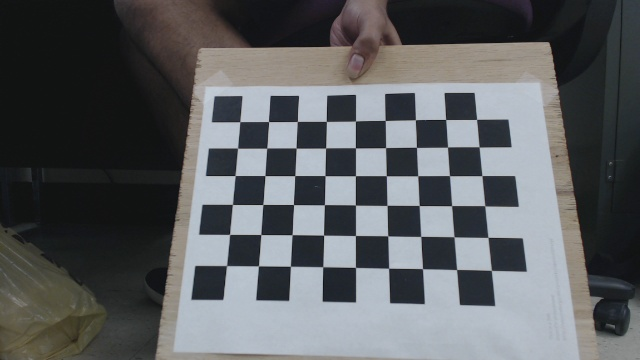
#> input picture u6/bild/left1.jpg, 640 x 360 px; its folder holds 4 pictures in this run
$ python a1.py   (Python 2 division)
#> lines starting #> are read from the running program, lines starting #| are printed output that depends on the picture; long printed decimals are rounded
import glob
import cv2
import numpy as np


images = glob.glob("bild/*.jpg")

# Object points
objectPoints = np.zeros((9 * 6, 3), np.float32)
objectPoints[:, :2] = np.mgrid[0:9, 0:6].T.reshape(-1, 2)


def project_chessboard_points(fx, cx):

    print fx
    print cx

    for i in range(len(images)):

        image = cv2.imread(images[i])
#> image is the input picture: shape (360, 640, 3); mean B, G, R 96, 93.7, 91.3
        image = cv2.cvtColor(image, cv2.COLOR_BGR2GRAY)
#> image: shape (360, 640)

        res, corners = cv2.findChessboardCorners(image, (9, 6))
#> res = True; corners = 54 rows, first 8: [239.8, 121.7], [268.5, 121.5], [297.4, 121.4], [326.4, 121.4], [355.5, 121], [385.3, 120.5], [415.4, 119.7], [445.6, 119.5]

        #chessboard corners
        cv2.drawChessboardCorners(image, (9, 6), corners, res)
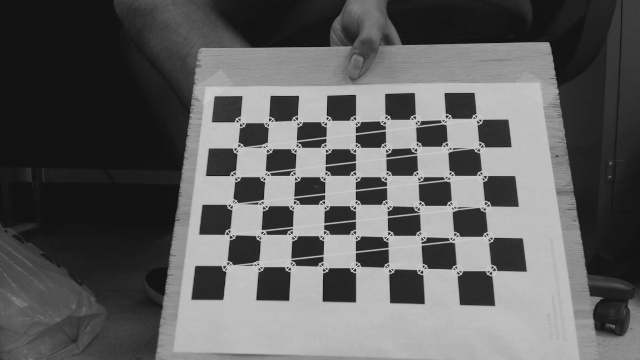
#> image: shape (360, 640); min 15, max 203, mean 95.6

        # Display chessboard corners
        cv2.imshow("Chessboard Corner " + str(i), image)
        cv2.waitKey(0)

        # get image dimension
        image_x = image.shape[0]
#> image_x = 360
        image_y = image.shape[1]
#> image_y = 640

        #Calibrate
        res, K, distC, R, t = cv2.calibrateCamera([objectPoints], [corners], (image_x, image_y), None, None)
#> res = 0.148; K = [[911.7, 0, 215.2], [0, 1189.4, 250.5], [0, 0, 1]]; distC = [[0.591, -1.1, 0.0168, -0.0611, -1.03]]; R = ([-0.715, 0.144, 0.0606],); t = ([0.875, -3.41, 31.44],)
        print K
#| [[9.11719709e+02 0.00000000e+00 2.15193046e+02]
#|  [0.00000000e+00 1.18940988e+03 2.50503054e+02]
#|  [0.00000000e+00 0.00000000e+00 1.00000000e+00]]

        print K
#| [[9.11719709e+02 0.00000000e+00 2.15193046e+02]
#|  [0.00000000e+00 1.18940988e+03 2.50503054e+02]
#|  [0.00000000e+00 0.00000000e+00 1.00000000e+00]]

        # if value not none
        if fx:
            K[0][0] = fx
        if cx:
            K[0][2] = cx

        # Get 2D points
        imgPoints = cv2.projectPoints(objectPoints, np.asanyarray(R), np.asanyarray(t), K, None)[0]
#> imgPoints = 54 rows, first 8: [240.6, 121.4], [269.5, 121], [298.7, 120.6], [328.2, 120.2], [358, 119.8], [388.1, 119.4], [418.4, 119], [449.1, 118.6]

        # new image to see the diffrent
        image = cv2.imread(images[i])
        image = cv2.cvtColor(image, cv2.COLOR_BGR2GRAY)

        #set the points on image
        for j in range(len(imgPoints)):
            x = imgPoints[j][0][0]
            y = imgPoints[j][0][1]
            cv2.circle(image, (x, y), 3, (12, 86, 237), -1)
#> this loop made 54 passes
#> (x, y) on passes 1 to 12: (240.6, 121.4), (269.5, 121), (298.7, 120.6), (328.2, 120.2), (358, 119.8), (388.1, 119.4), (418.4, 119), (449.1, 118.6), (480.1, 118.2), (238, 147.8), (267.5, 147.5), (297.4, 147.3)
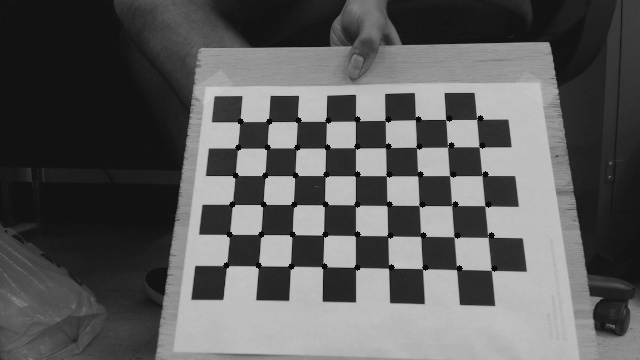
#> image: shape (360, 640); min 12, max 203, mean 92.5


        cv2.imshow("Projection Point Result: " + str(i+1), image)
        cv2.waitKey(0)
        cv2.destroyAllWindows()
#> pass 2 of the loop in project_chessboard_points, `for i in range(len(images)):`:
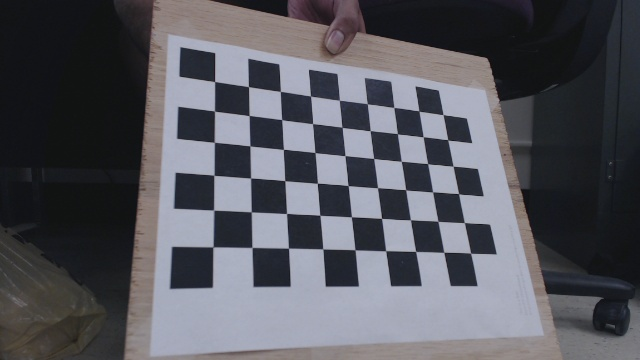
#> input picture u6/bild/left10.jpg, 640 x 360 px
#> in project_chessboard_points, image is the input picture: shape (360, 640, 3); mean B, G, R 93.9, 86.9, 86.5
#> in project_chessboard_points, `res, corners = cv2.findChessboardCorners(image, (9, 6))`: res = True; corners = 54 rows, first 8: [214.6, 81.57], [248.5, 86.59], [280.4, 91.45], [310.5, 96.02], [339.4, 100.3], [367.4, 103.8], [393.8, 107.5], [418.9, 111]
#> in project_chessboard_points, `cv2.drawChessboardCorners(image, (9, 6), corners, res)`:
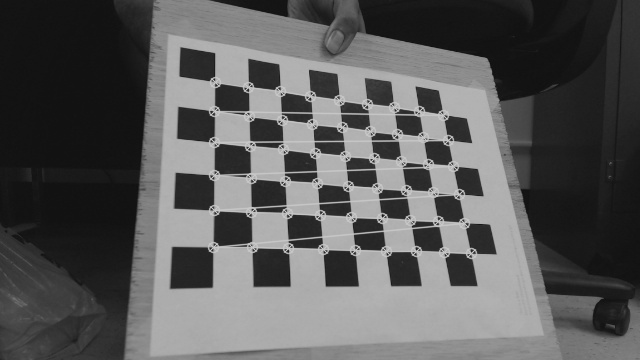
#> image: shape (360, 640); min 14, max 200, mean 90.1
#> in project_chessboard_points, `res, K, distC, R, t = cv2.calibrateCamera([objectPoints], [corners], (..`: res = 0.212; K = [[247.7, 0, 229.8], [0, 235.8, 225.6], [0, 0, 1]]; distC = [[0.0146, 0.0411, 0.00406, -0.0126, -0.0281]]; R = ([-0.193, -0.182, 0.0194],); t = ([-0.406, -4.35, 7.13],)
#| [[247.665   0.         229.830]
#|  [  0.         235.831 225.619]
#|  [  0.           0.           1.        ]]
#| [[247.665   0.         229.830]
#|  [  0.         235.831 225.619]
#|  [  0.           0.           1.        ]]
#> imgPoints = 54 rows, first 8: [215.7, 81.88], [249.4, 86.57], [281.4, 91.03], [312, 95.29], [341.2, 99.35], [369, 103.2], [395.7, 106.9], [421.2, 110.5]
#> the loop in project_chessboard_points, `for j in range(len(imgPoints)):` made 54 passes
#> after the loop in project_chessboard_points, `for j in range(len(imgPoints)):`:
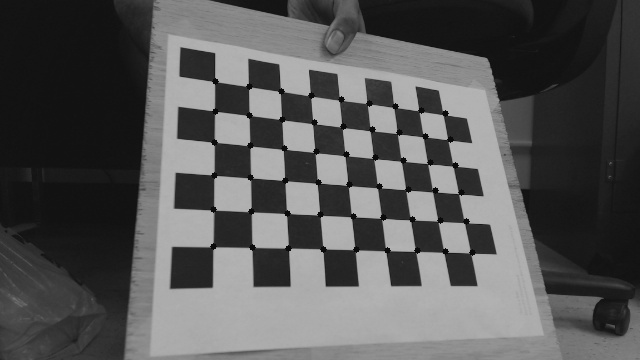
#> image: shape (360, 640); min 12, max 183, mean 86.9
#> pass 3 of the loop in project_chessboard_points, `for i in range(len(images)):`:
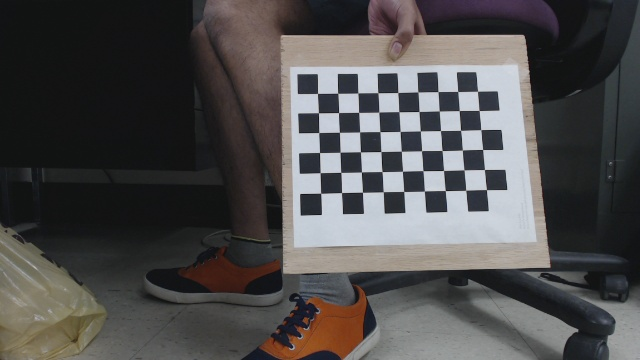
#> input picture u6/bild/left11.jpg, 640 x 360 px
#> in project_chessboard_points, image is the input picture: shape (360, 640, 3); mean B, G, R 77, 77.2, 78.8
#> in project_chessboard_points, `res, corners = cv2.findChessboardCorners(image, (9, 6))`: res = True; corners = 54 rows, first 8: [317.5, 93.41], [337.7, 93.27], [357.8, 92.87], [377.9, 92.72], [397.8, 92.52], [417.8, 91.93], [438, 91.58], [457.7, 91.45]
#> in project_chessboard_points, `cv2.drawChessboardCorners(image, (9, 6), corners, res)`:
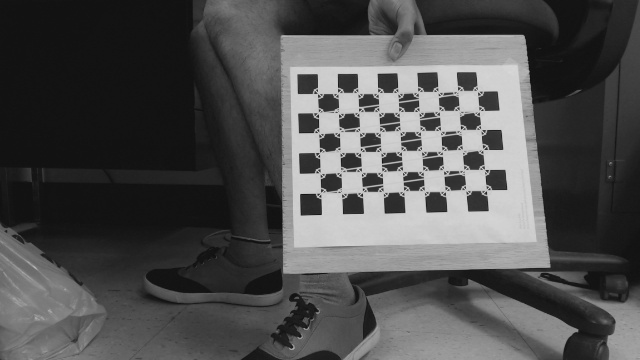
#> image: shape (360, 640); min 13, max 216, mean 79.3
#> in project_chessboard_points, `res, K, distC, R, t = cv2.calibrateCamera([objectPoints], [corners], (..`: res = 0.265; K = [[1474.7, 0, 186.2], [0, 1609.3, 334.5], [0, 0, 1]]; distC = [[-0.676, -45.76, -0.212, 0.37, 441.3]]; R = ([-0.363, -0.247, -0.0244],); t = ([6.12, -11.01, 81.93],)
#| [[1.47468403e+03 0.00000000e+00 1.86183381e+02]
#|  [0.00000000e+00 1.60934129e+03 3.34544183e+02]
#|  [0.00000000e+00 0.00000000e+00 1.00000000e+00]]
#| [[1.47468403e+03 0.00000000e+00 1.86183381e+02]
#|  [0.00000000e+00 1.60934129e+03 3.34544183e+02]
#|  [0.00000000e+00 0.00000000e+00 1.00000000e+00]]
#> imgPoints = 54 rows, first 8: [296.4, 118.3], [313.4, 119.4], [330.4, 120.4], [347.3, 121.4], [364.1, 122.5], [380.7, 123.5], [397.3, 124.5], [413.8, 125.5]
#> the loop in project_chessboard_points, `for j in range(len(imgPoints)):` made 54 passes
#> after the loop in project_chessboard_points, `for j in range(len(imgPoints)):`:
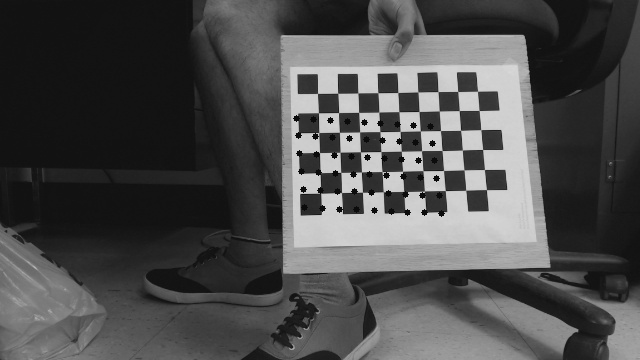
#> image: shape (360, 640); min 12, max 216, mean 76.8
#> the loop made 4 passes; the first 3 are shown


project_chessboard_points(None, None)

print "input for fx and cx"
#> (the run stopped early here; a loop or call above may not have finished)
